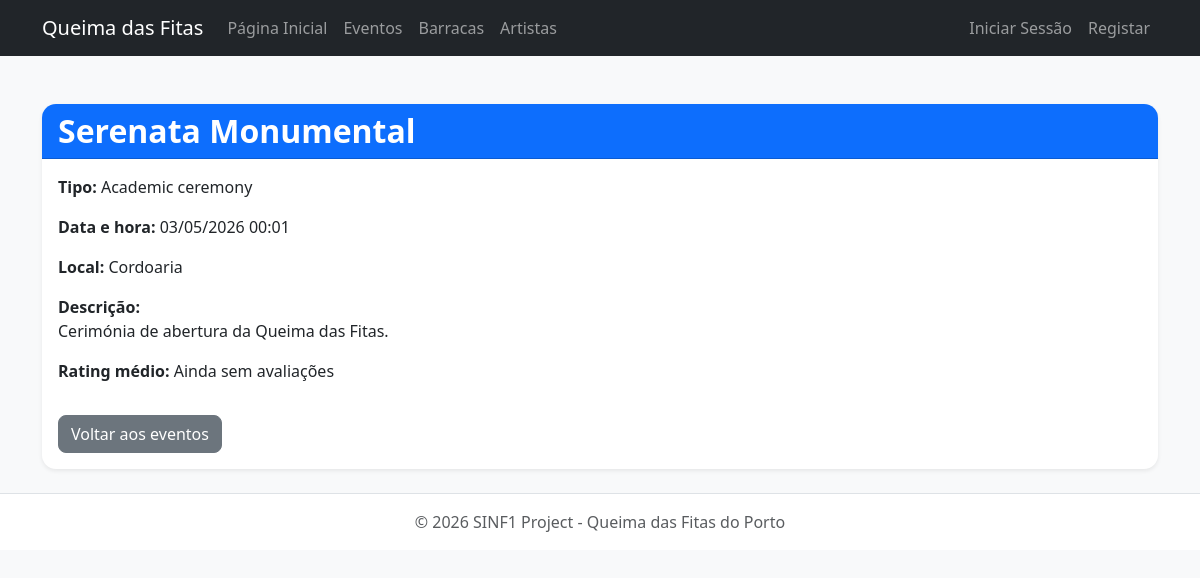
The page /public/UserInterface/event_detail.php?id=2 on the database as committed earlier.
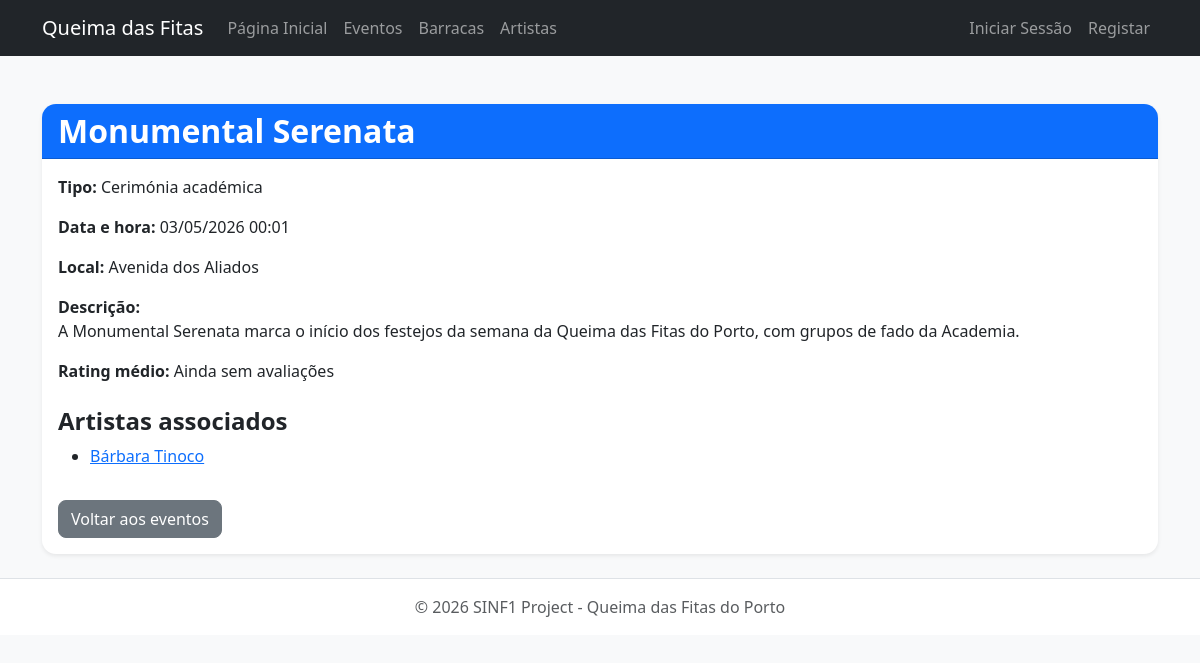
The same page on the database as committed later.
### tables this page shows
CREATE TABLE `event` (
  `id_event` int(11) NOT NULL,
  `name` varchar(100) NOT NULL,
  `description` text DEFAULT NULL,
  `event_date` datetime NOT NULL,
  `location` varchar(100) NOT NULL,
  `event_type` varchar(50) NOT NULL,
  `id_tent` int(11) DEFAULT NULL
);

CREATE TABLE `artist` (
  `id_artist` int(11) NOT NULL,
  `name` varchar(100) NOT NULL,
  `musical_genre` varchar(50) DEFAULT NULL,
  `country` varchar(50) DEFAULT NULL,
  `biography` text DEFAULT NULL
);

### src/dal/DataAccessLayer.php (called while the page is built, shortened)
<?php
class DataAccessLayer {
    private $conn;
    public function __construct() {
        $this->conn = new mysqli(DB_HOST, DB_USER, DB_PASS, DB_NAME);
        $this->conn->set_charset("utf8mb4");
    }
    public function executeSelect($query, $params = [], $types = "") {
        $stmt = $this->conn->prepare($query);
        if ($params) {
            $stmt->bind_param($types, ...$params);
        }
        $stmt->execute();
        $result = $stmt->get_result();
        $data = $result->fetch_all(MYSQLI_ASSOC);
        return $data;
    }
}
?>

### src/bll/BusinessLogicLayer.php (called while the page is built, shortened)
<?php
require_once __DIR__ . '/../dal/DataAccessLayer.php';
class BusinessLogicLayer {
    private $dal;
    public function __construct() {
        $this->dal = new DataAccessLayer();
    }
    public function getEventById($id_event) {
        $query = "SELECT e.*, t.name AS tent_name
                  FROM event e
                  LEFT JOIN tent t ON e.id_tent = t.id_tent
                  WHERE e.id_event = ?";
        $result = $this->dal->executeSelect($query, [$id_event], "i");
        return !empty($result) ? $result[0] : null;
    }
    public function getArtistsByEvent($id_event) {
        $query = "SELECT a.*
                  FROM artist a
                  INNER JOIN event_artist ea ON a.id_artist = ea.id_artist
                  WHERE ea.id_event = ?";
        return $this->dal->executeSelect($query, [$id_event], "i");
    }
    public function getAverageEventRating($id_event) {
        $query = "SELECT AVG(score) AS average_rating
                  FROM rating
                  WHERE id_event = ?";
        $result = $this->dal->executeSelect($query, [$id_event], "i");
        return $result[0]['average_rating'] ?? null;
    }
}
?>

### public/UserInterface/event_detail.php (the view, shortened to what this page needs)
<?php
include '../includes/header_ui.php';
$id_event = $_GET['id'] ?? null;
$event = $bll->getEventById($id_event);
$artists = $bll->getArtistsByEvent($id_event);
$average = $bll->getAverageEventRating($id_event);
?>
<div class="card shadow-sm border-0">
    <div class="card-header bg-primary text-white">
        <h2 class="mb-0"><?php echo htmlspecialchars($event['name']); ?></h2>
    </div>
    <div class="card-body">
        <p>
            <strong>Tipo:</strong>
            <?php echo htmlspecialchars($event['event_type']); ?>
        </p>
        <p>
            <strong>Data e hora:</strong>
            <?php echo date('d/m/Y H:i', strtotime($event['event_date'])); ?>
        </p>
        <p>
            <strong>Local:</strong>
            <?php echo htmlspecialchars($event['location']); ?>
        </p>
        <p>
            <strong>Descrição:</strong><br>
            <?php echo nl2br(htmlspecialchars($event['description'])); ?>
        </p>
        <p>
            <strong>Rating médio:</strong>
            <?php echo $average ? number_format($average, 1) . '/5' : 'Ainda sem avaliações'; ?>
        </p>
        <?php if ($artists && count($artists) > 0): ?>
            <h4 class="mt-4">Artistas associados</h4>
            <ul>
                <?php foreach ($artists as $artist): ?>
                    <li>
                        <a href="artist_detail.php?id=<?php echo $artist['id_artist']; ?>">
                            <?php echo htmlspecialchars($artist['name']); ?>
                        </a>
                    </li>
                <?php endforeach; ?>
            </ul>
        <?php endif; ?>
<a href="events.php" class="btn btn-secondary mt-3">
    Voltar aos eventos
</a>
    </div>
</div>
<?php include '../includes/footer.php'; ?>

Rows that differ between the two databases and show on the page:
changed event: name "Serenata Monumental" → "Monumental Serenata"; event_type "Academic ceremony" → "Cerimónia académica"; location "Cordoaria" → "Avenida dos Aliados"; description "Cerimónia de abertura da Queima das Fitas." → "A Monumental Serenata marca o início dos festejos da semana da Queima das Fitas do Porto, com grupos de fado da Academia."
now on this page (row unchanged): artist: name "Bárbara Tinoco"
Other text that changed with them:
text now shown: "Artistas associados"
